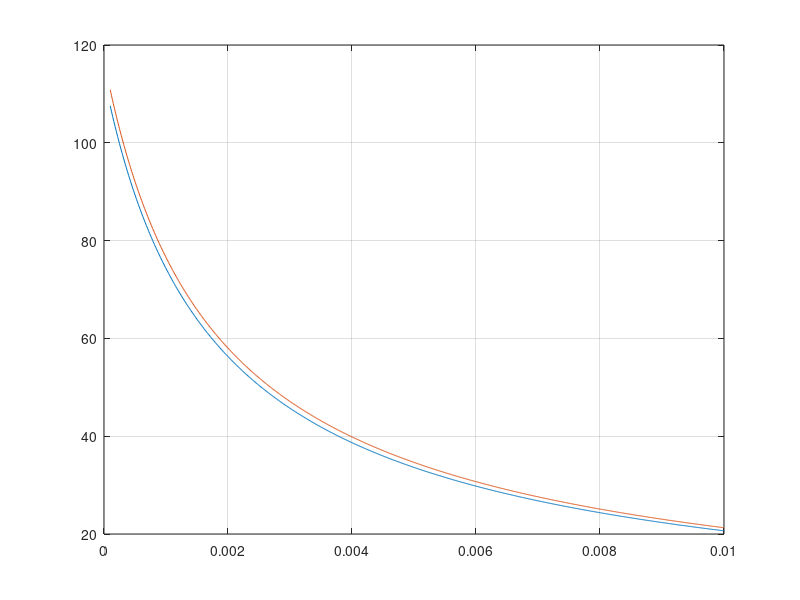

The MATLAB source for this figure:
clc
close all
clear all

eeff2400 = 3.87;
eeff868 = 4.11;
h = 0.0016;

w = linspace(0.0001,0.01,1000);

z2400 = 120.*pi./(sqrt(eeff2400).*(w./h+1.393+.667.*log(w./h+1.444)));
z868 = 120.*pi./(sqrt(eeff868).*(w./h+1.393+.667.*log(w./h+1.444)));

plot(w,z868);
hold on;
plot(w,z2400);
grid;





%%
clc
clear all


k0 = 2*pi/(0.3e9/(0.24e10));
L = 0.29e-1;
W = 0.38e-1;
h = 1.6e-3;
f = 2.4e9;
n = 10000;
x = linspace(0,pi,n);

G12 = ((sin((1/2).*k0.*W.*cos(x))./cos(x)).^2.*besselj(0, k0.*L.*sin(x)).*sin(x).^3)/(120.*pi^2);

G12 = sum(G12*pi/n);

G1 = W/(120*(3e8/f))*(1-1/24*(k0*h)^2);

Rin = 1/(2*(G12+G1))



